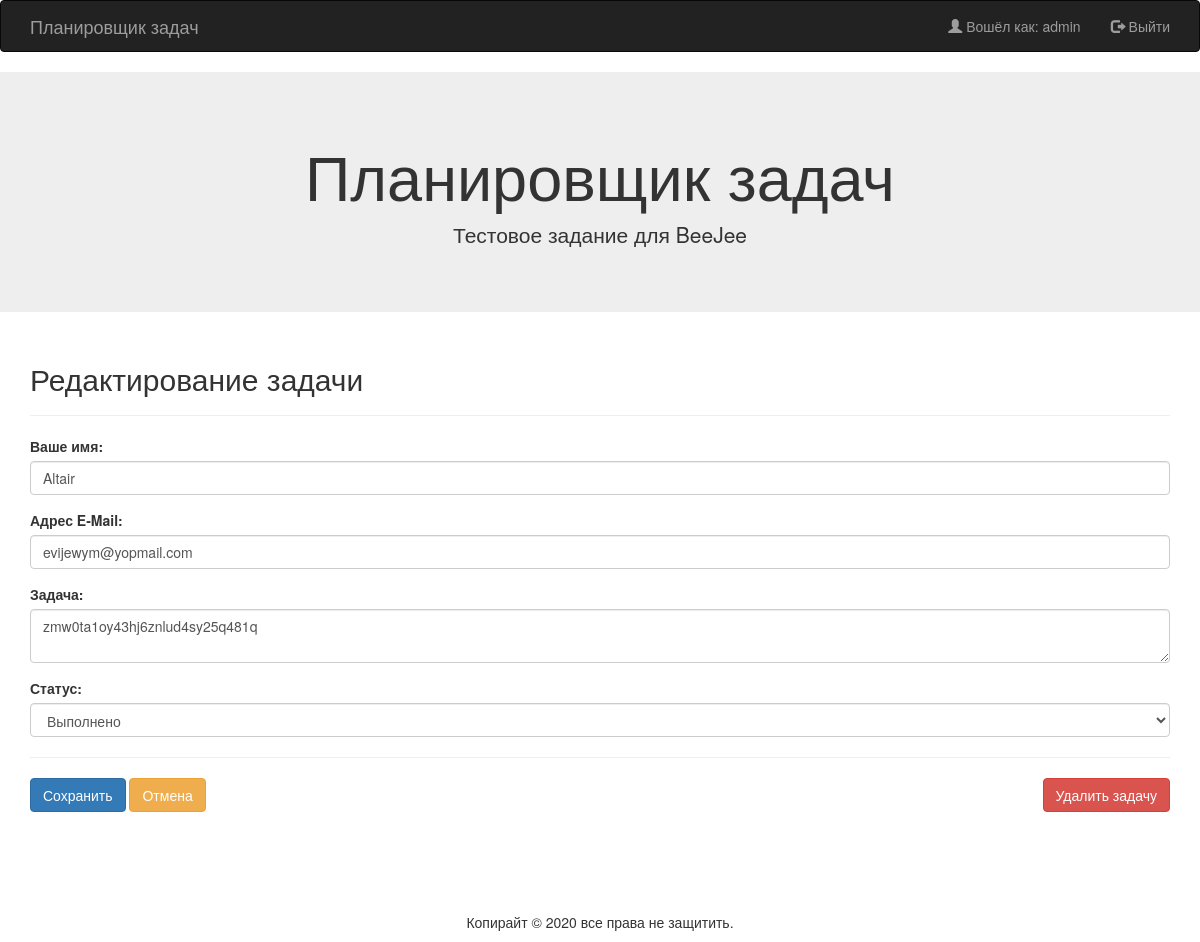
Screenshot of /edit-task?action=edit&task_id=40 (signed in) with the database file from the repository.
### tables this page shows
CREATE TABLE TaskList (
	TaskID		INT AUTO_INCREMENT NOT NULL,
	Username	CHAR(24) NOT NULL,
	EMail		CHAR(32) NOT NULL,
	Content		TEXT NOT NULL,
	IsDone		BOOLEAN NOT NULL,
	EditDate	DATETIME,
	EditedBy	INT,
	PRIMARY KEY (TaskID)
);

### core/views/TasksView.php (called while the page is built, shortened)
<?php
class TasksView
{
    public function displayNewTaskForm($task = null, $editMode = false, $userMessage = null)
    {
        if ($task != null)
        {
            $taskId       = $task->taskId;
            $taskUsername = $task->username;
            $taskEmail    = $task->email;
            $taskContent  = $task->content;
            $taskState    = $task->isDone;
        }
        require('./core/templates/index.phtml');
    }
}

### core/model/Task.php (called while the page is built, shortened)
<?php
class Task
{
	function __construct($taskId, $username, $email, $content, $isDone)
	{
		$this->taskId   = $taskId;
		$this->username = $username;
		$this->email    = $email;
		$this->content  = $content;
		$this->isDone   = $isDone;
	}
}

### core/classes/DBHandler.php (called while the page is built, shortened)
<?php
class DBHandler
{
	private $dbConnect;
	function __construct()
	{
		$this->dbConnect = $this->connect();
	}
	private function connect()
	{
		$connStr = "mysql:host=".self::DB_HOST.";dbname=".self::DB_NAME.";charset=utf8";
		$pdo = new PDO($connStr, self::DB_LOGIN, self::DB_PASSWORD);
		$pdo->setAttribute(PDO::ATTR_DEFAULT_FETCH_MODE, PDO::FETCH_ASSOC);
		$pdo->setAttribute(PDO::ATTR_ERRMODE, PDO::ERRMODE_EXCEPTION);
		return $pdo;
	}
	public function query($query, $params = array())
	{
		$stmt = $this->dbConnect->prepare($query);
		$stmt->execute($params);
		return $stmt;
	}
}

### core/model/TasksModel.php (called while the page is built, shortened)
<?php
class TasksModel extends DBHandler
{
	public function getTask($taskID)
	{
		$queryResult = $this->query("SELECT * FROM tasklist WHERE TaskID = ?", [$taskID]);
		$row = $queryResult->fetch();
		$task = new Task(
				$taskID,
				$row['Username'],
				$row['EMail'],
				$row['Content'],
				$row['IsDone']
			);
		return $task;
	}
}

### core/templates/task-edit-form.phtml (the view, shortened to what this page needs)
<h2><?php echo $editMode ? "Редактирование задачи" : "Добавление новой задачи"; ?></h2>
<hr>
<form action="./edit-task?action=<?php echo $editMode ? "update" : "add" ?>" method="POST">
	<div class="form-group">
		<label for="user">Ваше имя:</label>
		<input id="user" name="user" type="text" class="form-control" required placeholder="Укажите ваше имя" <?php if (isset($taskUsername)) echo "value=\"".$taskUsername."\""; ?> >
	</div>
	<div class="form-group">
		<label for="email">Адрес E-Mail:</label>
		<input id="email" name="email" type="email" class="form-control" required placeholder="Укажите вашу почту" <?php if (isset($taskEmail)) echo "value=\"".$taskEmail."\""; ?>>
	</div>
	<div class="form-group">
		<label for="content">Задача:</label>
		<textarea id="content" name="content" class="form-control" required placeholder="Укажите задачу"><?php if (isset($taskContent)) echo $taskContent; ?></textarea>
	</div>
	<?php if ($editMode): ?>
		<div class="form-group">
			<label for="state">Статус:</label>
			<select id="state" name="state" class="form-control">
				<option <?php if ($taskState) echo "selected"; ?> value="true">Выполнено</option>
			</select>
		</div>
	<?php endif; ?>
	<hr>
	<?php if ($editMode): ?>
		<div class="pull-right">
			<a href="./edit-task?action=delete&task_id=<?php echo $taskId; ?>" class="btn btn-danger">Удалить задачу</a>
		</div>
	<?php endif; ?>
	<div class="pull-left">
		<button type="submit" class="btn btn-primary"><?php echo $editMode ? "Сохранить" : "Добавить"; ?></button>
		<a href="./" class="btn btn-warning" onclick="(function() { if (history.length > 1) history.back(); return false;} )();">Отмена</a>
	</div>
	<div class="clearfix"></div>
</form>

### rows the page displays
tasklist: user "Altair", email "evijewym@yopmail.com", content "zmw0ta1oy43hj6znlud4sy25q481q", state "Выполнено"

### other values shown
$currentUser "admin"
